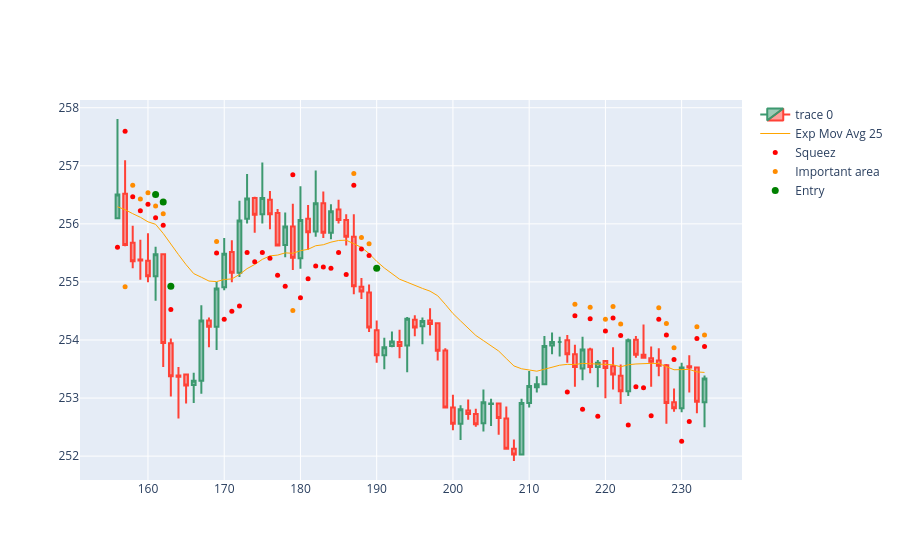

The notebook cell this image was saved under:
### Code cell
import plotly.io as pio
import plotly.graph_objects as go  
import numpy as np

'''
0:78
78:156
156:234
234:312 *
312:390 *
390:468
468:546
546:624
624:702
702:780
780:858
858:936
936:1014
1014:1092
1092:1170
1170:1248
1248:1326
1326:1404
1404:1482
1482:1560
1560:1638
1638:1716
1716:1794
1794:1872
1872:1950
1950:2028
2028:2106
'''
dfpl = df[156:234]

fig = go.Figure(data=[
                    go.Candlestick(x=dfpl.index,
                                    open=dfpl['Open'],
                                    high=dfpl['High'],
                                    low=dfpl['Low'],
                                    close=dfpl['Close']),
                    go.Scatter(x=dfpl.index, y=dfpl['ema25'], line=dict(color='orange', width=1), name="Exp Mov Avg 25")
                ])

fig.add_scatter(x=dfpl.index, y=dfpl['squezzeArea'], mode="markers", marker=dict(size=5, color="red"), name="Squeez")
fig.add_scatter(x=dfpl.index, y=dfpl['squeezeCloseToEmaArea'], mode="markers", marker=dict(size=5, color="darkorange"), name="Important area")
fig.add_scatter(x=dfpl.index, y=dfpl['posibleBreakArea'], mode="markers", marker=dict(size=7, color="green"), name="Entry")

fig.update_layout(xaxis_rangeslider_visible=False)
fig.show()
